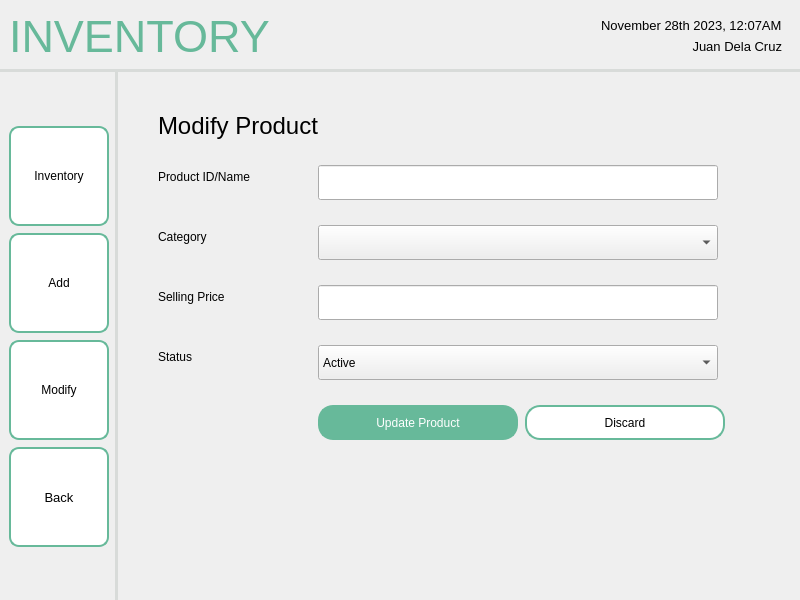
<?xml version="1.0" encoding="UTF-8"?>
<ui version="4.0">
 <class>MainWindow</class>
 <widget class="QMainWindow" name="MainWindow">
  <property name="geometry">
   <rect>
    <x>0</x>
    <y>0</y>
    <width>800</width>
    <height>600</height>
   </rect>
  </property>
  <property name="windowTitle">
   <string>MainWindow</string>
  </property>
  <widget class="QWidget" name="centralwidget">
   <layout class="QHBoxLayout" name="horizontalLayout">
    <property name="leftMargin">
     <number>0</number>
    </property>
    <property name="topMargin">
     <number>0</number>
    </property>
    <property name="rightMargin">
     <number>0</number>
    </property>
    <property name="bottomMargin">
     <number>0</number>
    </property>
    <item>
     <widget class="QFrame" name="frame">
      <property name="sizePolicy">
       <sizepolicy hsizetype="Preferred" vsizetype="Preferred">
        <horstretch>0</horstretch>
        <verstretch>0</verstretch>
       </sizepolicy>
      </property>
      <property name="frameShape">
       <enum>QFrame::NoFrame</enum>
      </property>
      <property name="frameShadow">
       <enum>QFrame::Plain</enum>
      </property>
      <layout class="QGridLayout" name="gridLayout">
       <property name="leftMargin">
        <number>0</number>
       </property>
       <property name="topMargin">
        <number>0</number>
       </property>
       <property name="rightMargin">
        <number>0</number>
       </property>
       <property name="bottomMargin">
        <number>0</number>
       </property>
       <property name="spacing">
        <number>0</number>
       </property>
       <item row="1" column="0">
        <widget class="QWidget" name="navbar" native="true">
         <property name="sizePolicy">
          <sizepolicy hsizetype="Fixed" vsizetype="Preferred">
           <horstretch>0</horstretch>
           <verstretch>0</verstretch>
          </sizepolicy>
         </property>
         <property name="styleSheet">
          <string notr="true">QWidget {
    border-right: 3px solid #D8DBD9;
}
</string>
         </property>
         <layout class="QVBoxLayout" name="verticalLayout_2">
          <property name="spacing">
           <number>7</number>
          </property>
          <item>
           <spacer name="verticalSpacer">
            <property name="orientation">
             <enum>Qt::Vertical</enum>
            </property>
            <property name="sizeHint" stdset="0">
             <size>
              <width>20</width>
              <height>40</height>
             </size>
            </property>
           </spacer>
          </item>
          <item>
           <widget class="QPushButton" name="pushButton_11">
            <property name="minimumSize">
             <size>
              <width>100</width>
              <height>100</height>
             </size>
            </property>
            <property name="maximumSize">
             <size>
              <width>100</width>
              <height>100</height>
             </size>
            </property>
            <property name="styleSheet">
             <string notr="true">QPushButton {
    background-color: white;
    border: 2px solid #67B99A;
    color: black;
    padding: 8px 16px;
    border-radius: 10px;
}

QPushButton:hover {
    border: 2px solid #4D926D;
}

QPushButton:pressed {
	background-color: #F0F0F0;
	border: 2px solid #265C42;
}</string>
            </property>
            <property name="text">
             <string>Inventory</string>
            </property>
           </widget>
          </item>
          <item>
           <widget class="QPushButton" name="pushButton_2">
            <property name="minimumSize">
             <size>
              <width>100</width>
              <height>100</height>
             </size>
            </property>
            <property name="maximumSize">
             <size>
              <width>100</width>
              <height>100</height>
             </size>
            </property>
            <property name="styleSheet">
             <string notr="true">QPushButton {
    background-color: white;
    border: 2px solid #67B99A;
    color: black;
    padding: 8px 16px;
    border-radius: 10px;
}

QPushButton:hover {
    border: 2px solid #4D926D;
}

QPushButton:pressed {
	background-color: #F0F0F0;
	border: 2px solid #265C42;
}</string>
            </property>
            <property name="text">
             <string>Add</string>
            </property>
           </widget>
          </item>
          <item>
           <widget class="QPushButton" name="pushButton_10">
            <property name="minimumSize">
             <size>
              <width>100</width>
              <height>100</height>
             </size>
            </property>
            <property name="maximumSize">
             <size>
              <width>100</width>
              <height>100</height>
             </size>
            </property>
            <property name="styleSheet">
             <string notr="true">QPushButton {
    background-color: white;
    border: 2px solid #67B99A;
    color: black;
    padding: 8px 16px;
    border-radius: 10px;
}

QPushButton:hover {
    border: 2px solid #4D926D;
}

QPushButton:pressed {
	background-color: #F0F0F0;
	border: 2px solid #265C42;
}</string>
            </property>
            <property name="text">
             <string>Modify</string>
            </property>
           </widget>
          </item>
          <item>
           <widget class="QPushButton" name="pushButton">
            <property name="sizePolicy">
             <sizepolicy hsizetype="Fixed" vsizetype="Fixed">
              <horstretch>0</horstretch>
              <verstretch>0</verstretch>
             </sizepolicy>
            </property>
            <property name="minimumSize">
             <size>
              <width>100</width>
              <height>100</height>
             </size>
            </property>
            <property name="maximumSize">
             <size>
              <width>100</width>
              <height>100</height>
             </size>
            </property>
            <property name="font">
             <font>
              <pointsize>10</pointsize>
             </font>
            </property>
            <property name="styleSheet">
             <string notr="true">QPushButton {
    background-color: white;
    border: 2px solid #67B99A;
    color: black;
    padding: 8px 16px;
    border-radius: 10px;
}

QPushButton:hover {
    border: 2px solid #4D926D;
}

QPushButton:pressed {
	background-color: #F0F0F0;
	border: 2px solid #265C42;
}</string>
            </property>
            <property name="text">
             <string>Back</string>
            </property>
            <property name="icon">
             <iconset resource="../../../../assets/resourceFile.qrc">
              <normaloff>:/logos/Icons/entypo_back.png</normaloff>:/logos/Icons/entypo_back.png</iconset>
            </property>
            <property name="autoRepeat">
             <bool>false</bool>
            </property>
           </widget>
          </item>
          <item>
           <spacer name="verticalSpacer_3">
            <property name="orientation">
             <enum>Qt::Vertical</enum>
            </property>
            <property name="sizeHint" stdset="0">
             <size>
              <width>20</width>
              <height>40</height>
             </size>
            </property>
           </spacer>
          </item>
         </layout>
        </widget>
       </item>
       <item row="0" column="0" colspan="2">
        <widget class="QWidget" name="header" native="true">
         <property name="styleSheet">
          <string notr="true">QWidget {
    border-bottom: 3px solid #D8DBD9; 
}
</string>
         </property>
         <layout class="QHBoxLayout" name="horizontalLayout_2">
          <item>
           <widget class="QLabel" name="label">
            <property name="font">
             <font>
              <pointsize>-1</pointsize>
             </font>
            </property>
            <property name="layoutDirection">
             <enum>Qt::LeftToRight</enum>
            </property>
            <property name="styleSheet">
             <string notr="true">QLabel {
    color: #67B99A;
    font-size: 45px;
}</string>
            </property>
            <property name="text">
             <string>INVENTORY</string>
            </property>
            <property name="scaledContents">
             <bool>false</bool>
            </property>
           </widget>
          </item>
          <item>
           <spacer name="horizontalSpacer">
            <property name="orientation">
             <enum>Qt::Horizontal</enum>
            </property>
            <property name="sizeHint" stdset="0">
             <size>
              <width>40</width>
              <height>20</height>
             </size>
            </property>
           </spacer>
          </item>
          <item>
           <widget class="QFrame" name="frame_2">
            <layout class="QVBoxLayout" name="verticalLayout">
             <item>
              <widget class="QLabel" name="label_2">
               <property name="font">
                <font>
                 <pointsize>10</pointsize>
                </font>
               </property>
               <property name="styleSheet">
                <string notr="true">QLabel {
    color: black;
}</string>
               </property>
               <property name="text">
                <string>November 28th 2023, 12:07AM</string>
               </property>
              </widget>
             </item>
             <item>
              <widget class="QLabel" name="label_3">
               <property name="font">
                <font>
                 <pointsize>10</pointsize>
                </font>
               </property>
               <property name="styleSheet">
                <string notr="true">QLabel {
    color: black;
}</string>
               </property>
               <property name="text">
                <string>Juan Dela Cruz</string>
               </property>
               <property name="alignment">
                <set>Qt::AlignRight|Qt::AlignTrailing|Qt::AlignVCenter</set>
               </property>
              </widget>
             </item>
            </layout>
           </widget>
          </item>
         </layout>
        </widget>
       </item>
       <item row="1" column="1">
        <widget class="QFrame" name="Content">
         <layout class="QVBoxLayout" name="verticalLayout_4">
          <property name="leftMargin">
           <number>25</number>
          </property>
          <property name="topMargin">
           <number>25</number>
          </property>
          <property name="rightMargin">
           <number>25</number>
          </property>
          <property name="bottomMargin">
           <number>25</number>
          </property>
          <item>
           <widget class="QWidget" name="widget" native="true">
            <layout class="QHBoxLayout" name="horizontalLayout_4">
             <property name="spacing">
              <number>7</number>
             </property>
             <property name="leftMargin">
              <number>15</number>
             </property>
             <property name="topMargin">
              <number>15</number>
             </property>
             <property name="rightMargin">
              <number>15</number>
             </property>
             <property name="bottomMargin">
              <number>0</number>
             </property>
             <item>
              <widget class="QWidget" name="widget_2" native="true">
               <layout class="QFormLayout" name="formLayout">
                <property name="horizontalSpacing">
                 <number>0</number>
                </property>
                <property name="verticalSpacing">
                 <number>25</number>
                </property>
                <property name="leftMargin">
                 <number>0</number>
                </property>
                <property name="topMargin">
                 <number>0</number>
                </property>
                <property name="rightMargin">
                 <number>0</number>
                </property>
                <property name="bottomMargin">
                 <number>0</number>
                </property>
                <item row="0" column="0">
                 <widget class="QLabel" name="label_4">
                  <property name="font">
                   <font>
                    <pointsize>18</pointsize>
                   </font>
                  </property>
                  <property name="text">
                   <string>Modify Product</string>
                  </property>
                 </widget>
                </item>
                <item row="1" column="0">
                 <widget class="QLabel" name="label_5">
                  <property name="text">
                   <string>Product ID/Name</string>
                  </property>
                 </widget>
                </item>
                <item row="1" column="1">
                 <widget class="QLineEdit" name="lineEdit_2">
                  <property name="minimumSize">
                   <size>
                    <width>400</width>
                    <height>35</height>
                   </size>
                  </property>
                  <property name="maximumSize">
                   <size>
                    <width>400</width>
                    <height>35</height>
                   </size>
                  </property>
                 </widget>
                </item>
                <item row="2" column="0">
                 <widget class="QLabel" name="label_6">
                  <property name="text">
                   <string>Category</string>
                  </property>
                 </widget>
                </item>
                <item row="2" column="1">
                 <widget class="QComboBox" name="comboBox_2">
                  <property name="minimumSize">
                   <size>
                    <width>400</width>
                    <height>35</height>
                   </size>
                  </property>
                  <property name="maximumSize">
                   <size>
                    <width>400</width>
                    <height>35</height>
                   </size>
                  </property>
                 </widget>
                </item>
                <item row="3" column="0">
                 <widget class="QLabel" name="label_7">
                  <property name="text">
                   <string>Selling Price</string>
                  </property>
                 </widget>
                </item>
                <item row="4" column="0">
                 <widget class="QLabel" name="label_8">
                  <property name="text">
                   <string>Status</string>
                  </property>
                 </widget>
                </item>
                <item row="4" column="1">
                 <widget class="QComboBox" name="comboBox">
                  <property name="minimumSize">
                   <size>
                    <width>400</width>
                    <height>35</height>
                   </size>
                  </property>
                  <property name="maximumSize">
                   <size>
                    <width>400</width>
                    <height>35</height>
                   </size>
                  </property>
                  <item>
                   <property name="text">
                    <string>Active</string>
                   </property>
                  </item>
                  <item>
                   <property name="text">
                    <string>Deactivate</string>
                   </property>
                  </item>
                 </widget>
                </item>
                <item row="5" column="1">
                 <widget class="QWidget" name="widget_3" native="true">
                  <property name="sizePolicy">
                   <sizepolicy hsizetype="Preferred" vsizetype="Preferred">
                    <horstretch>0</horstretch>
                    <verstretch>0</verstretch>
                   </sizepolicy>
                  </property>
                  <layout class="QHBoxLayout" name="horizontalLayout_3">
                   <property name="spacing">
                    <number>7</number>
                   </property>
                   <property name="leftMargin">
                    <number>0</number>
                   </property>
                   <property name="topMargin">
                    <number>0</number>
                   </property>
                   <property name="rightMargin">
                    <number>0</number>
                   </property>
                   <property name="bottomMargin">
                    <number>0</number>
                   </property>
                   <item>
                    <widget class="QPushButton" name="pushButton_4">
                     <property name="sizePolicy">
                      <sizepolicy hsizetype="Fixed" vsizetype="Fixed">
                       <horstretch>0</horstretch>
                       <verstretch>0</verstretch>
                      </sizepolicy>
                     </property>
                     <property name="minimumSize">
                      <size>
                       <width>200</width>
                       <height>35</height>
                      </size>
                     </property>
                     <property name="maximumSize">
                      <size>
                       <width>200</width>
                       <height>35</height>
                      </size>
                     </property>
                     <property name="styleSheet">
                      <string notr="true">QPushButton {
    background-color: #67B99A;
    color: white;
    border: 2px solid #67B99A;
    padding: 8px 16px;
    border-radius: 15px;
}
QPushButton:hover {
    background-color: #5CAE8B;
    border: 2px solid #5CAE8B;
}
QPushButton:pressed {
    background-color: #4D9C7F;
	border: 2px solid #4D9C7F;
}</string>
                     </property>
                     <property name="text">
                      <string>Update Product</string>
                     </property>
                    </widget>
                   </item>
                   <item>
                    <widget class="QPushButton" name="pushButton_5">
                     <property name="sizePolicy">
                      <sizepolicy hsizetype="Fixed" vsizetype="Fixed">
                       <horstretch>0</horstretch>
                       <verstretch>0</verstretch>
                      </sizepolicy>
                     </property>
                     <property name="minimumSize">
                      <size>
                       <width>200</width>
                       <height>35</height>
                      </size>
                     </property>
                     <property name="maximumSize">
                      <size>
                       <width>200</width>
                       <height>35</height>
                      </size>
                     </property>
                     <property name="styleSheet">
                      <string notr="true">QPushButton {
    background-color: white;
    border: 2px solid #67B99A;
    color: black;
    padding: 8px 16px;
    border-radius: 15px;
}

QPushButton:hover {
    border: 2px solid #4D926D;
}

QPushButton:pressed {
	background-color: #F0F0F0;
	border: 2px solid #265C42;
}</string>
                     </property>
                     <property name="text">
                      <string>Discard</string>
                     </property>
                    </widget>
                   </item>
                   <item>
                    <spacer name="horizontalSpacer_3">
                     <property name="orientation">
                      <enum>Qt::Horizontal</enum>
                     </property>
                     <property name="sizeHint" stdset="0">
                      <size>
                       <width>40</width>
                       <height>20</height>
                      </size>
                     </property>
                    </spacer>
                   </item>
                  </layout>
                 </widget>
                </item>
                <item row="3" column="1">
                 <widget class="QLineEdit" name="lineEdit_4">
                  <property name="minimumSize">
                   <size>
                    <width>400</width>
                    <height>35</height>
                   </size>
                  </property>
                  <property name="maximumSize">
                   <size>
                    <width>400</width>
                    <height>35</height>
                   </size>
                  </property>
                 </widget>
                </item>
               </layout>
              </widget>
             </item>
             <item>
              <spacer name="horizontalSpacer_2">
               <property name="orientation">
                <enum>Qt::Horizontal</enum>
               </property>
               <property name="sizeHint" stdset="0">
                <size>
                 <width>40</width>
                 <height>20</height>
                </size>
               </property>
              </spacer>
             </item>
            </layout>
           </widget>
          </item>
         </layout>
        </widget>
       </item>
      </layout>
     </widget>
    </item>
   </layout>
  </widget>
 </widget>
 <resources>
  <include location="../../../../assets/resourceFile.qrc"/>
 </resources>
 <connections/>
</ui>
